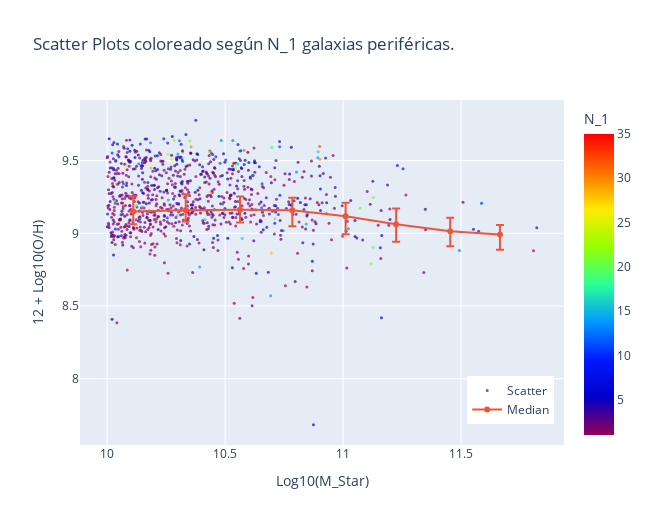

The notebook cell saved with this chart:
### Code cell
fig = go.Figure(data=[go.Scatter(x = xvar,y = yvar,
                                 name="Scatter",
                                 mode='markers',
                                 marker=dict(
                                 size=3,
                                 color=color,
                                 opacity=0.7,
                                 colorscale='Rainbow', 
                                 showscale=True,
                                 colorbar=dict(title=parametro)
                                 )
                    ),go.Scatter(x = xmedian,y = ymedian,
                                 name="Median",
                                 error_y=dict(type='data',
                                 symmetric=False,
                                 array=yerror[1],
                                 arrayminus=yerror[0])
    )])

fig.update_layout(title='Scatter Plots coloreado según '+parametro+' galaxias periféricas.')

fig.update_xaxes(title_text = 'Log10(M_Star)')

fig.update_yaxes(title_text = '12 + Log10(O/H)')

# fig.update_layout(showlegend=False)

fig.update_layout(legend=dict(
    yanchor="top",
    y=0.2,
    xanchor="left",
    x=0.8
))

fig.update_layout(
    autosize=False,
    width=650,
    height=525
    )


fig.show()

### Figure 1 — Plotly figure (JSON) as saved in the notebook; plotly's stock layout.template omitted (floating-point values rounded to 4 significant figures; data arrays with more than 128 entries replaced by an {"elided": "..."} marker saying what was removed)
{"data": [{"marker": {"color": {"elided": "866 int values"}, "colorbar": {"title": {"text": "N_1"}}, "colorscale": [[0, "rgb(150,0,90)"], [0.125, "rgb(0,0,200)"], [0.25, "rgb(0,25,255)"], [0.375, "rgb(0,152,255)"], [0.5, "rgb(44,255,150)"], [0.625, "rgb(151,255,0)"], [0.75, "rgb(255,234,0)"], [0.875, "rgb(255,111,0)"], [1, "rgb(255,0,0)"]], "opacity": 0.7, "showscale": true, "size": 3}, "mode": "markers", "name": "Scatter", "type": "scatter", "x": {"elided": "866 float values"}, "y": {"elided": "866 float values"}}, {"error_y": {"array": [0.1059, 0.1097, 0.09017, 0.08599, 0.09335, 0.1083, 0.09263, 0.06478], "arrayminus": [0.08679, 0.07875, 0.08752, 0.109, 0.1234, 0.1202, 0.1034, 0.1051], "symmetric": false, "type": "data"}, "name": "Median", "type": "scatter", "x": [10.11, 10.33, 10.56, 10.78, 11.01, 11.22, 11.45, 11.66], "y": [9.15, 9.159, 9.163, 9.158, 9.117, 9.063, 9.014, 8.993]}], "layout": {"autosize": false, "height": 525, "legend": {"x": 0.8, "xanchor": "left", "y": 0.2, "yanchor": "top"}, "title": {"text": "Scatter Plots coloreado según N_1 galaxias periféricas."}, "width": 650, "xaxis": {"autorange": true, "range": [9.885, 11.94], "title": {"text": "Log10(M_Star)"}, "type": "linear"}, "yaxis": {"autorange": true, "range": [7.543, 9.918], "title": {"text": "12 + Log10(O/H)"}, "type": "linear"}}}
